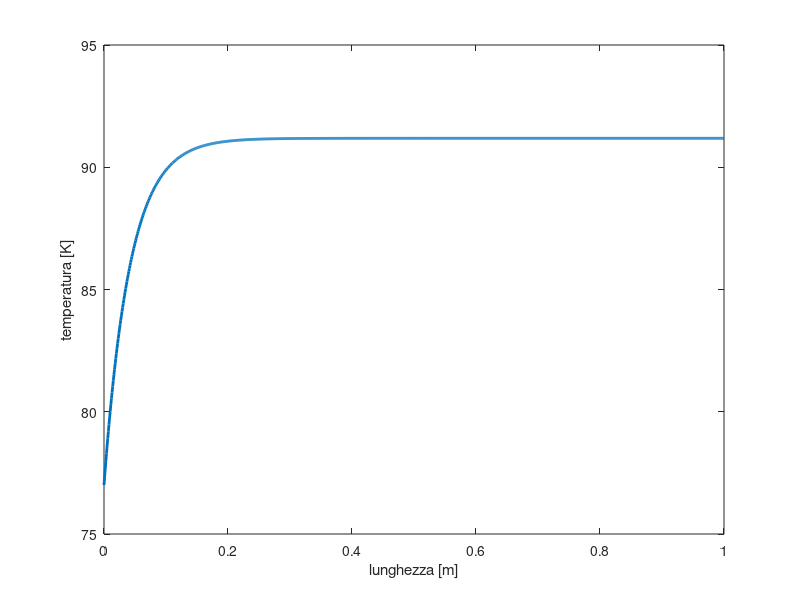

Recreate this plot in MATLAB.
% Esercitazione 7, esercizio 2
% Simone Canevarolo
% S269893
% 28/11/2023

clear all
close all
clc

%%

DD = 1e-2; % diametro m
lltot = 4; % lunghezza totale pezzo m
ll = 2; % lunghezza del pezzo considerato m
II = 1e3; % corrente A
Tb = 77; % temperatura imposta pareti K
hh = 500; % coefficiente di scambio termico W/(m^2*K)

roel = 1.75e-8; % resistività elettrica ohm*m
kk = 350; % conducibilità elettrica W/(m*K)
As = ll*2*pi*(DD/2); % Area laterale m^2
Asez = pi*DD^2/4; % Area sezione m^2
Vol = ll*pi*(DD/2)^2; % Volume m

qv = roel*II^2/Asez^2;

%%

dx = 1e-3; % m
xx = (0:dx:ll/2)';
NN = length(xx);

sub_diag = ones(NN,1);
main_diag = -(2+hh*As/Vol*dx^2/kk)*ones(NN,1);
sup_diag = sub_diag;

Band = [[sub_diag(2:end);0],main_diag,[0;sup_diag(1:end-1)]];

AA = spdiags(Band,-1:1,NN,NN);

bb = ((-qv-hh*As*Tb/Vol)*dx^2/kk)*ones(NN,1);

%%

% Dirichlet

AA(1,1) = 1;
AA(1,2) = 0;
bb(1) = Tb;

% Neumann, adiabatica

AA(end,end-1) = -1;
AA(end,end) = 1;
bb(end) = 0;

TT = AA\bb;

%%

figure(1)
plot(xx,TT,'linewidth',2)
xlabel('lunghezza [m]')
ylabel('temperatura [K]')